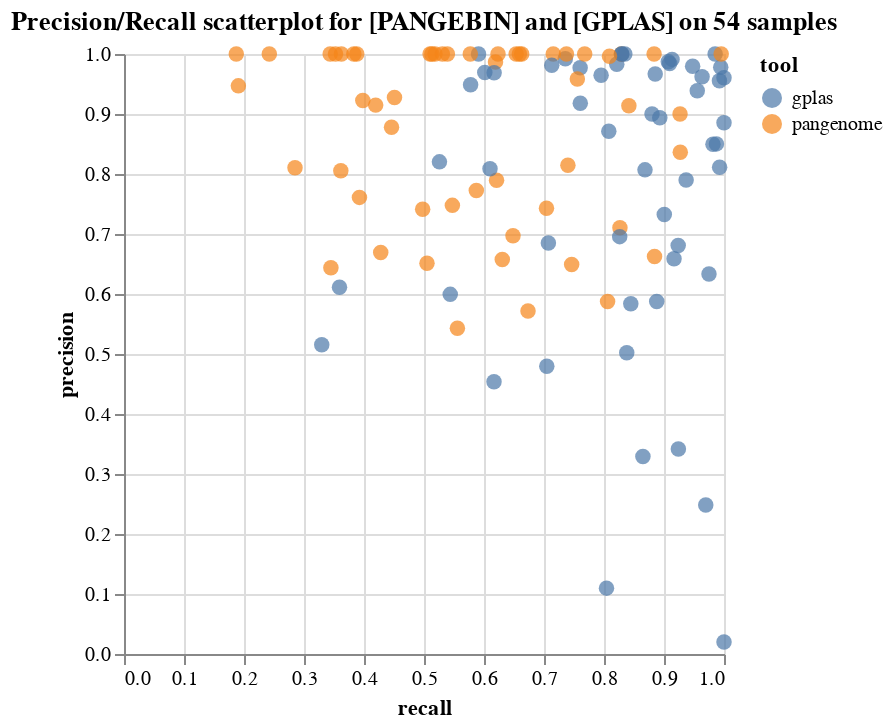

The cell this chart's notebook holds for it:
### Code cell
pangeplas = alt.Chart(df_scatter2).mark_circle(size=60).encode(
    y='precision:Q',
    x='recall:Q',
    color='tool:N'
).transform_filter(
     alt.FieldOneOfPredicate(field='tool', oneOf=['pangenome','gplas'])
)
pangeplas = pangeplas.properties(title=f"Precision/Recall scatterplot for [PANGEBIN] and [GPLAS] on {samples} samples")

pangeplas.save("scatter_pangeplas_vs.pdf", ppi=300)
pangeplas

### Figure 1 — Vega-Lite specification as saved in the notebook (floating-point values rounded to 4 significant figures; data arrays with more than 128 entries replaced by an {"elided": "..."} marker saying what was removed)
{"config": {"view": {"continuousWidth": 300, "continuousHeight": 300}}, "data": {"name": "data-7cff08531164abb32a28c58cefb94d37"}, "mark": {"type": "circle", "size": 60}, "encoding": {"color": {"field": "tool", "type": "nominal"}, "x": {"field": "recall", "type": "quantitative"}, "y": {"field": "precision", "type": "quantitative"}}, "title": "Precision/Recall scatterplot for [PANGEBIN] and [GPLAS] on 54 samples", "transform": [{"filter": {"field": "tool", "oneOf": ["pangenome", "gplas"]}}], "$schema": "https://vega.github.io/schema/vega-lite/v5.17.0.json", "datasets": {"data-7cff08531164abb32a28c58cefb94d37": {"elided": "216 records"}}}
